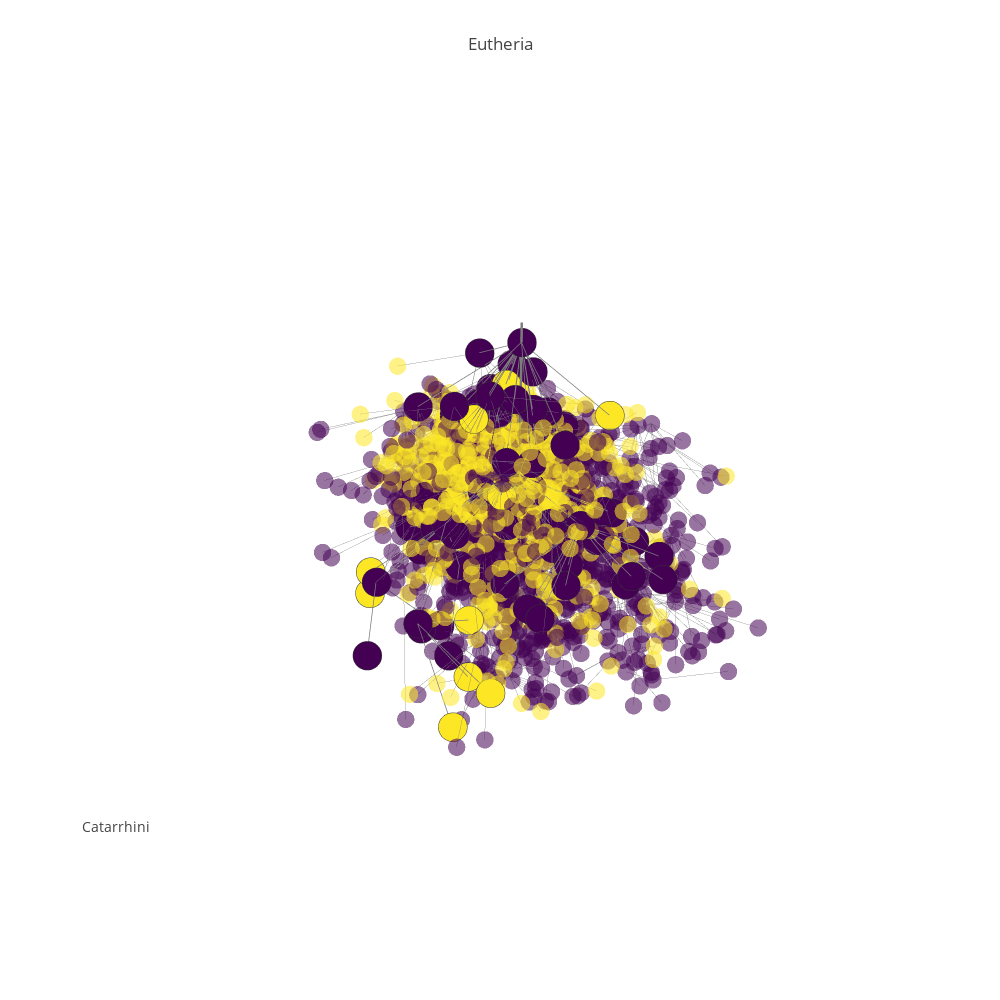

Here is the notebook cell this chart was saved with:
### Code cell
#pgp.plot_data
pgp.render_plot()
#pgp.render_plot(publish=True, filename="Mammals")

### Figure 1 — Plotly figure (JSON) as saved in the notebook; plotly's stock layout.template omitted (floating-point values rounded to 4 significant figures; data arrays with more than 128 entries replaced by an {"elided": "..."} marker saying what was removed)
{"data": [{"hoverinfo": "none", "line": {"color": "rgb(125,125,125)", "width": 5}, "mode": "lines", "type": "scatter3d", "uid": "e09e766e-c6c7-11e8-ae1f-f45c89a09993", "x": [1.449, 1.449, null], "y": [-0.5904, -0.5904, null], "z": [5.293, -0.09758, null]}, {"hoverinfo": "none", "line": {"color": "rgb(125,125,125)", "width": 1}, "mode": "lines", "opacity": 0.65, "type": "scatter3d", "uid": "e09fa21e-c6c7-11e8-9f89-f45c89a09993", "x": {"elided": "5007 float values"}, "y": {"elided": "5007 float values"}, "z": {"elided": "5007 float values"}}, {"hoverinfo": "none", "line": {"color": "rgb(125,125,125)", "width": 1.5}, "mode": "lines", "opacity": 1, "type": "scatter3d", "uid": "e09fa534-c6c7-11e8-883f-f45c89a09993", "x": {"elided": "234 float values"}, "y": {"elided": "234 float values"}, "z": {"elided": "234 float values"}}, {"hoverinfo": "text", "marker": {"color": {"elided": "1669 int values"}, "colorscale": "Viridis", "opacity": 0.55, "size": 6, "symbol": "circle"}, "mode": "markers", "name": "actors", "text": {"elided": "1669 str values"}, "textfont": {"color": "#ff7f0e", "family": "sans serif", "size": 18}, "type": "scatter3d", "uid": "e09fa700-c6c7-11e8-baf0-f45c89a09993", "x": {"elided": "1669 float values"}, "y": {"elided": "1669 float values"}, "z": {"elided": "1669 float values"}}, {"hoverinfo": "text", "marker": {"color": [0, 0, 0, 0, 0, 0, 0, 0, 0, 0, 0, 0, 0, 0, 0, 0, 0, 0, 0, 0, 0, 0, 0, 0, 0, 0, 0, 0, 0, 0, 0, 0, 0, 2, 2, 0, 0, 2, 2, 2, 2, 0, 0, 0, 0, 0, 0, 0, 0, 0, 0, 0, 0, 0, 0, 0, 0, 0, 0, 0, 0, 0, 0, 0, 0, 0, 2, 0, 2, 0, 0, 0, 0, 0, 0, 2, 2, 0], "colorscale": "Viridis", "line": {"color": "rgb(50,50,50)", "width": 0.5}, "size": 10, "symbol": "circle"}, "mode": "markers", "name": "actors", "text": ["<a href=\"https://en.wikipedia.org/wiki/Eutheria\">Eutheria (161.0 MYA)</a>", "<a href=\"https://en.wikipedia.org/wiki/Edentata\">Edentata (59.0 MYA)</a>", "<a href=\"https://en.wikipedia.org/wiki/Pholidota\">Pholidota (66.0 MYA)</a>", "<a href=\"https://en.wikipedia.org/wiki/Glires\">Glires (66.0 MYA)</a>", "<a href=\"https://en.wikipedia.org/wiki/Lagomorpha\">Lagomorpha (55.0 MYA)</a>", "<a href=\"https://en.wikipedia.org/wiki/Rodentia\">Rodentia (55.0 MYA)</a>", "<a href=\"https://en.wikipedia.org/wiki/Macroscelididae\">Macroscelididae (80.5 MYA)</a>", "<a href=\"https://en.wikipedia.org/wiki/Primates\">Primates (55.0 MYA)</a>", "<a href=\"https://en.wikipedia.org/wiki/Platyrrhini\">Platyrrhini (31.0 MYA)</a>", "<a href=\"https://en.wikipedia.org/wiki/Catarrhini\">Catarrhini (46.75 MYA)</a>", "<a href=\"https://en.wikipedia.org/wiki/Cercopithecidae\">Cercopithecidae (35.0 MYA)</a>", "<a href=\"https://en.wikipedia.org/wiki/Macaca\">Macaca (17.5 MYA)</a>", "<a href=\"https://en.wikipedia.org/wiki/Cercocebus\">Cercocebus (17.5 MYA)</a>", "<a href=\"https://en.wikipedia.org/wiki/Mandrillus\">Mandrillus (17.5 MYA)</a>", "<a href=\"https://en.wikipedia.org/wiki/Papio\">Papio (17.5 MYA)</a>", "<a href=\"https://en.wikipedia.org/wiki/Theropithecus\">Theropithecus (17.5 MYA)</a>", "<a href=\"https://en.wikipedia.org/wiki/Cercopithecus\">Cercopithecus (17.5 MYA)</a>", "<a href=\"https://en.wikipedia.org/wiki/Erythrocebus\">Erythrocebus (17.5 MYA)</a>", "<a href=\"https://en.wikipedia.org/wiki/Miopithecus\">Miopithecus (17.5 MYA)</a>", "<a href=\"https://en.wikipedia.org/wiki/Allenopithecus\">Allenopithecus (17.5 MYA)</a>", "<a href=\"https://en.wikipedia.org/wiki/Collobus\">Collobus (17.5 MYA)</a>", "<a href=\"https://en.wikipedia.org/wiki/Procolobus\">Procolobus (17.5 MYA)</a>", "<a href=\"https://en.wikipedia.org/wiki/Pygathrix\">Pygathrix (17.5 MYA)</a>", "<a href=\"https://en.wikipedia.org/wiki/Simias\">Simias (17.5 MYA)</a>", "<a href=\"https://en.wikipedia.org/wiki/Nasalis\">Nasalis (17.5 MYA)</a>", "<a href=\"https://en.wikipedia.org/wiki/Presbytis\">Presbytis (17.5 MYA)</a>", "<a href=\"https://en.wikipedia.org/wiki/Hominidae\">Hominidae (23.375 MYA)</a>", "<a href=\"https://en.wikipedia.org/wiki/Pongo\">Pongo (11.6875 MYA)</a>", "<a href=\"https://en.wikipedia.org/wiki/Pongo abelii\">Pongo abelii (5.84375 MYA)</a>", "<a href=\"https://en.wikipedia.org/wiki/Pongo pygmaeus\">Pongo pygmaeus (5.84375 MYA)</a>", "<a href=\"https://en.wikipedia.org/wiki/Pan\">Pan (11.6875 MYA)</a>", "<a href=\"https://en.wikipedia.org/wiki/Pan paniscus\">Pan paniscus (5.84375 MYA)</a>", "<a href=\"https://en.wikipedia.org/wiki/Pan troglodytes\">Pan troglodytes (5.84375 MYA)</a>", "<a href=\"https://en.wikipedia.org/wiki/Ardipithecus\">Ardipithecus (6.0 MYA)</a>", "<a href=\"https://en.wikipedia.org/wiki/Australopithecus\">Australopithecus (11.6875 MYA)</a>", "<a href=\"https://en.wikipedia.org/wiki/Homo\">Homo (11.6875 MYA)</a>", "<a href=\"https://en.wikipedia.org/wiki/Homo sapiens\">Homo sapiens (5.84375 MYA)</a>", "<a href=\"https://en.wikipedia.org/wiki/Homo erectus\">Homo erectus (5.84375 MYA)</a>", "<a href=\"https://en.wikipedia.org/wiki/Homo ergaster\">Homo ergaster (5.84375 MYA)</a>", "<a href=\"https://en.wikipedia.org/wiki/Homo rudolfensis\">Homo rudolfensis (5.84375 MYA)</a>", "<a href=\"https://en.wikipedia.org/wiki/Homo habilis\">Homo habilis (5.84375 MYA)</a>", "<a href=\"https://en.wikipedia.org/wiki/Gorilla\">Gorilla (11.6875 MYA)</a>", "<a href=\"https://en.wikipedia.org/wiki/Gorilla beringei\">Gorilla beringei (5.84375 MYA)</a>", "<a href=\"https://en.wikipedia.org/wiki/Gorilla gorilla\">Gorilla gorilla (5.84375 MYA)</a>", "<a href=\"https://en.wikipedia.org/wiki/Hylobatidae\">Hylobatidae (23.375 MYA)</a>", "<a href=\"https://en.wikipedia.org/wiki/Hylobates\">Hylobates (11.6875 MYA)</a>", "<a href=\"https://en.wikipedia.org/wiki/Hylobates agilis\">Hylobates agilis (11.6875 MYA)</a>", "<a href=\"https://en.wikipedia.org/wiki/Hylobates lar\">Hylobates lar (11.6875 MYA)</a>", "<a href=\"https://en.wikipedia.org/wiki/Hylobates muelleri\">Hylobates muelleri (11.6875 MYA)</a>", "<a href=\"https://en.wikipedia.org/wiki/Hylobates moloch\">Hylobates moloch (11.6875 MYA)</a>", "<a href=\"https://en.wikipedia.org/wiki/Hylobates pileatus\">Hylobates pileatus (11.6875 MYA)</a>", "<a href=\"https://en.wikipedia.org/wiki/Hylobates klossii\">Hylobates klossii (11.6875 MYA)</a>", "<a href=\"https://en.wikipedia.org/wiki/Bunopithecus hoolock\">Bunopithecus hoolock (11.6875 MYA)</a>", "<a href=\"https://en.wikipedia.org/wiki/Symphalangus syndactylus\">Symphalangus syndactylus (11.6875 MYA)</a>", "<a href=\"https://en.wikipedia.org/wiki/Nomascus\">Nomascus (11.6875 MYA)</a>", "<a href=\"https://en.wikipedia.org/wiki/Nomascus gabriellae\">Nomascus gabriellae (11.6875 MYA)</a>", "<a href=\"https://en.wikipedia.org/wiki/Nomascus hainanus\">Nomascus hainanus (11.6875 MYA)</a>", "<a href=\"https://en.wikipedia.org/wiki/Nomascus leucogenys\">Nomascus leucogenys (11.6875 MYA)</a>", "<a href=\"https://en.wikipedia.org/wiki/Nomascus siki\">Nomascus siki (11.6875 MYA)</a>", "<a href=\"https://en.wikipedia.org/wiki/Nomascus concolor\">Nomascus concolor (11.6875 MYA)</a>", "<a href=\"https://en.wikipedia.org/wiki/Tarsius\">Tarsius (27.5 MYA)</a>", "<a href=\"https://en.wikipedia.org/wiki/Strepsirrhini\">Strepsirrhini (35.0 MYA)</a>", "<a href=\"https://en.wikipedia.org/wiki/Scandentia\">Scandentia (45.0 MYA)</a>", "<a href=\"https://en.wikipedia.org/wiki/Chiroptera\">Chiroptera (55.0 MYA)</a>", "<a href=\"https://en.wikipedia.org/wiki/Dermoptera\">Dermoptera (80.5 MYA)</a>", "<a href=\"https://en.wikipedia.org/wiki/Insectivora\">Insectivora (80.5 MYA)</a>", "<a href=\"https://en.wikipedia.org/wiki/Creodonta\">Creodonta (63.0 MYA)</a>", "<a href=\"https://en.wikipedia.org/wiki/Carnivora\">Carnivora (42.0 MYA)</a>", "<a href=\"https://en.wikipedia.org/wiki/Condylarthra\">Condylarthra (80.5 MYA)</a>", "<a href=\"https://en.wikipedia.org/wiki/Artiodactyla\">Artiodactyla (129.0 MYA)</a>", "<a href=\"https://en.wikipedia.org/wiki/Cetacea\">Cetacea (53.0 MYA)</a>", "<a href=\"https://en.wikipedia.org/wiki/Tubulidentata\">Tubulidentata (80.5 MYA)</a>", "<a href=\"https://en.wikipedia.org/wiki/Perissodactyla\">Perissodactyla (56.0 MYA)</a>", "<a href=\"https://en.wikipedia.org/wiki/Hyracoidea\">Hyracoidea (55.0 MYA)</a>", "<a href=\"https://en.wikipedia.org/wiki/Sirenia\">Sirenia (80.5 MYA)</a>", "<a href=\"https://en.wikipedia.org/wiki/Desmostylia\">Desmostylia (30.0 MYA)</a>", "<a href=\"https://en.wikipedia.org/wiki/Embrythopoda\">Embrythopoda (56.0 MYA)</a>", "<a href=\"https://en.wikipedia.org/wiki/Proboscidea\">Proboscidea (60.0 MYA)</a>"], "type": "scatter3d", "uid": "e09fa8f4-c6c7-11e8-939a-f45c89a09993", "x": [1.449, 1.397, 1.654, 1.65, 1.984, 1.423, 1.106, 1.478, 1.188, 2.132, 1.809, 2.586, 2.684, 1.672, 0.8447, 1.186, 1.981, 2.421, 1.001, 1.784, 1.573, 1.022, 1.384, 2.76, 2.41, 1.075, 2.795, 3.579, 4.142, 3.111, 2.592, 1.64, 2.252, 3.41, 3.495, 3.771, 3.387, 4.152, 2.908, 3.551, 3.582, 2.678, 3.494, 2.074, 1.727, 1.676, 2.674, 1.448, 1.199, 2.57, 2.668, 1.607, 2.045, 0.7698, 0.7668, 2.64, 0.7306, 1.218, 1.073, 1.51, 2.159, 0.7955, 1.309, 1.137, 1.593, 1.888, 2.098, 0.8518, 1.512, 1.712, 1.185, 1.115, 2.26, 1.781, 2.348, 2.287, 0.7015, 2.035], "y": [-0.5904, -0.4412, -1.119, 0.3122, 0.1065, -0.3721, -1.08, -0.9621, -1.705, -0.1649, -0.3618, -0.8598, -0.4907, -0.4586, -1.236, -0.6232, -0.2875, -1.33, 0.5755, -1.358, 0.05788, -1.12, -0.4609, -0.7667, -1.083, 0.4956, -0.5179, -0.9421, -0.4832, -0.3541, -1.465, -1.505, -1.695, -1.34, -1.162, 0.04719, -0.3746, 1.017, -0.03201, 0.9987, 0.666, -0.4268, 0.2376, -0.6131, 0.6755, 0.4793, 0.7245, 1.281, 0.5247, 0.2539, 0.9242, 0.1569, 0.7644, 1.186, -0.2775, 0.7848, 0.7621, -0.1253, 1.482, 1.248, -0.5503, -1.307, -1.33, -0.437, -0.5557, -0.6777, -0.7439, -0.3982, -0.7808, -1.031, -1.384, -0.7165, -1.568, -1.137, -0.8028, -0.08443, 0.1968, -1.154], "z": [5.043, 4.192, 4.105, 4.119, 3.928, 3.948, 4.462, 3.95, 3.408, 3.883, 3.508, 2.925, 2.95, 2.957, 2.947, 2.856, 2.83, 2.981, 2.964, 2.943, 2.827, 2.961, 2.947, 2.94, 2.964, 2.986, 3.16, 2.465, 1.935, 1.838, 2.516, 2.023, 1.83, 1.952, 2.451, 2.541, 1.949, 1.878, 2.002, 1.955, 1.998, 2.504, 1.982, 2.014, 3.196, 2.461, 2.506, 2.608, 2.61, 2.542, 2.471, 2.505, 2.51, 2.488, 2.572, 2.48, 2.476, 2.605, 2.459, 2.496, 3.305, 3.611, 3.797, 4.057, 4.358, 4.471, 4.218, 3.749, 4.446, 4.847, 4.038, 4.494, 4.12, 3.969, 4.466, 3.53, 4.083, 4.081]}], "layout": {"annotations": [{"font": {"size": 14}, "showarrow": false, "text": "Catarrhini", "x": 0, "xanchor": "left", "xref": "paper", "y": 0.1, "yanchor": "bottom", "yref": "paper"}], "height": 1000, "hovermode": "closest", "margin": {"t": 100}, "scene": {"xaxis": {"showbackground": false, "showgrid": false, "showline": false, "showticklabels": false, "title": "", "zeroline": false}, "yaxis": {"showbackground": false, "showgrid": false, "showline": false, "showticklabels": false, "title": "", "zeroline": false}, "zaxis": {"showbackground": false, "showgrid": false, "showline": false, "showticklabels": false, "title": "", "zeroline": false}}, "showlegend": false, "title": "Eutheria", "width": 1000}}
